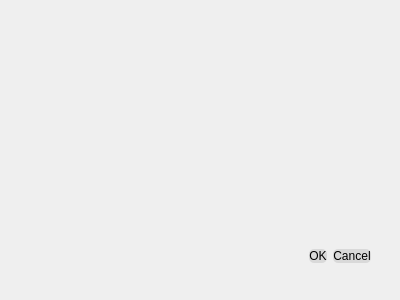
<?xml version="1.0" encoding="UTF-8"?>
<ui version="4.0">
 <class>PresetSettings</class>
 <widget class="QDialog" name="PresetSettings">
  <property name="geometry">
   <rect>
    <x>0</x>
    <y>0</y>
    <width>400</width>
    <height>300</height>
   </rect>
  </property>
  <property name="windowTitle">
   <string>Dialog</string>
  </property>
  <property name="styleSheet">
   <string notr="true">QPushButton {
	border-radius: 5px;
	background-color: #d9d9d9;
	color: black;
}

QPushButton:Hover {
	background-color: #fefefe;
}

QPushButton:Pressed {
	background-color: #a3a3a3;
}

#buttonBox QPushButton {
	min-width: 60px;
	min-height: 32px;
}</string>
  </property>
  <widget class="QDialogButtonBox" name="buttonBox">
   <property name="geometry">
    <rect>
     <x>30</x>
     <y>240</y>
     <width>341</width>
     <height>32</height>
    </rect>
   </property>
   <property name="orientation">
    <enum>Qt::Horizontal</enum>
   </property>
   <property name="standardButtons">
    <set>QDialogButtonBox::Cancel|QDialogButtonBox::Ok</set>
   </property>
  </widget>
 </widget>
 <resources/>
 <connections>
  <connection>
   <sender>buttonBox</sender>
   <signal>accepted()</signal>
   <receiver>PresetSettings</receiver>
   <slot>accept()</slot>
   <hints>
    <hint type="sourcelabel">
     <x>248</x>
     <y>254</y>
    </hint>
    <hint type="destinationlabel">
     <x>157</x>
     <y>274</y>
    </hint>
   </hints>
  </connection>
  <connection>
   <sender>buttonBox</sender>
   <signal>rejected()</signal>
   <receiver>PresetSettings</receiver>
   <slot>reject()</slot>
   <hints>
    <hint type="sourcelabel">
     <x>316</x>
     <y>260</y>
    </hint>
    <hint type="destinationlabel">
     <x>286</x>
     <y>274</y>
    </hint>
   </hints>
  </connection>
 </connections>
</ui>
